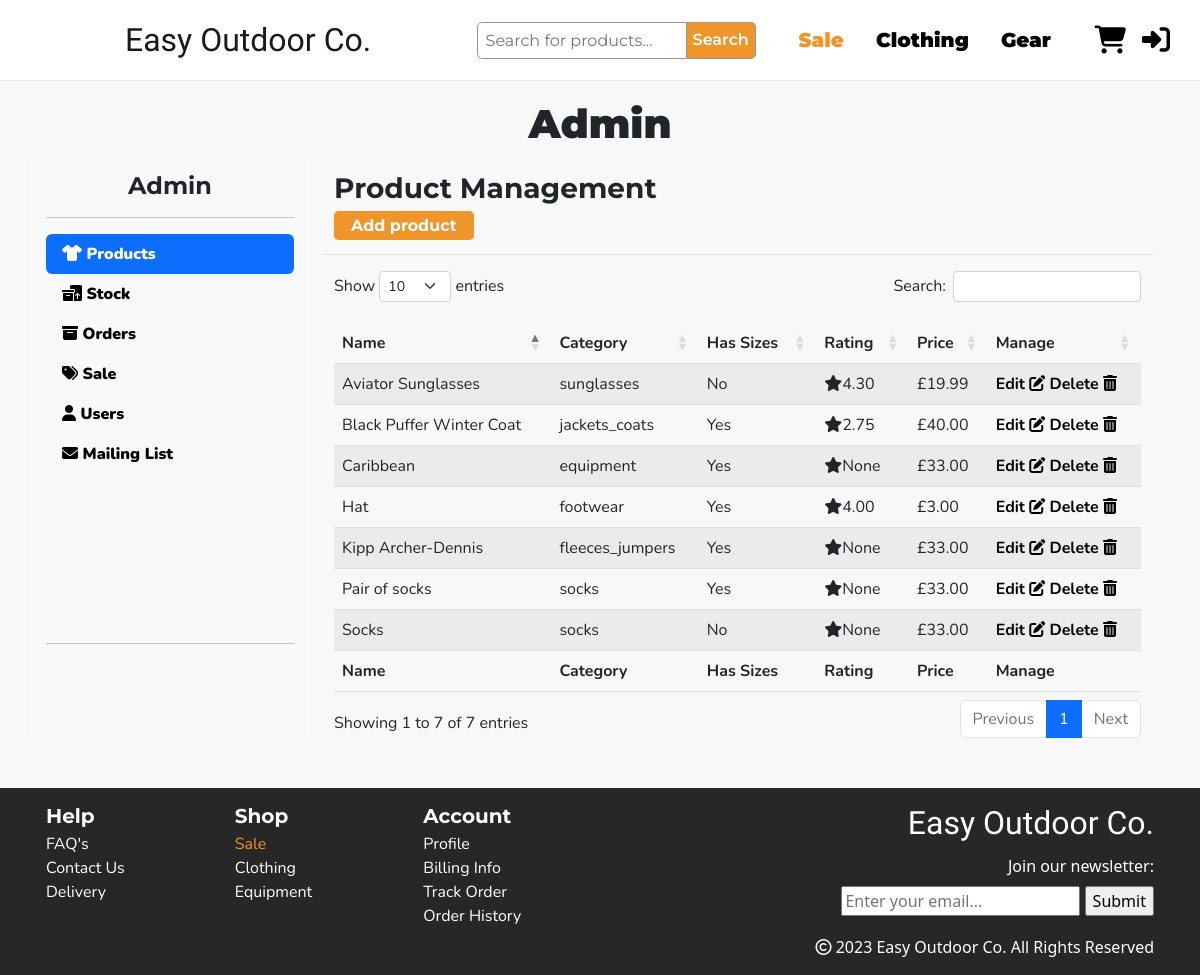
The app's page /manage/, older data.
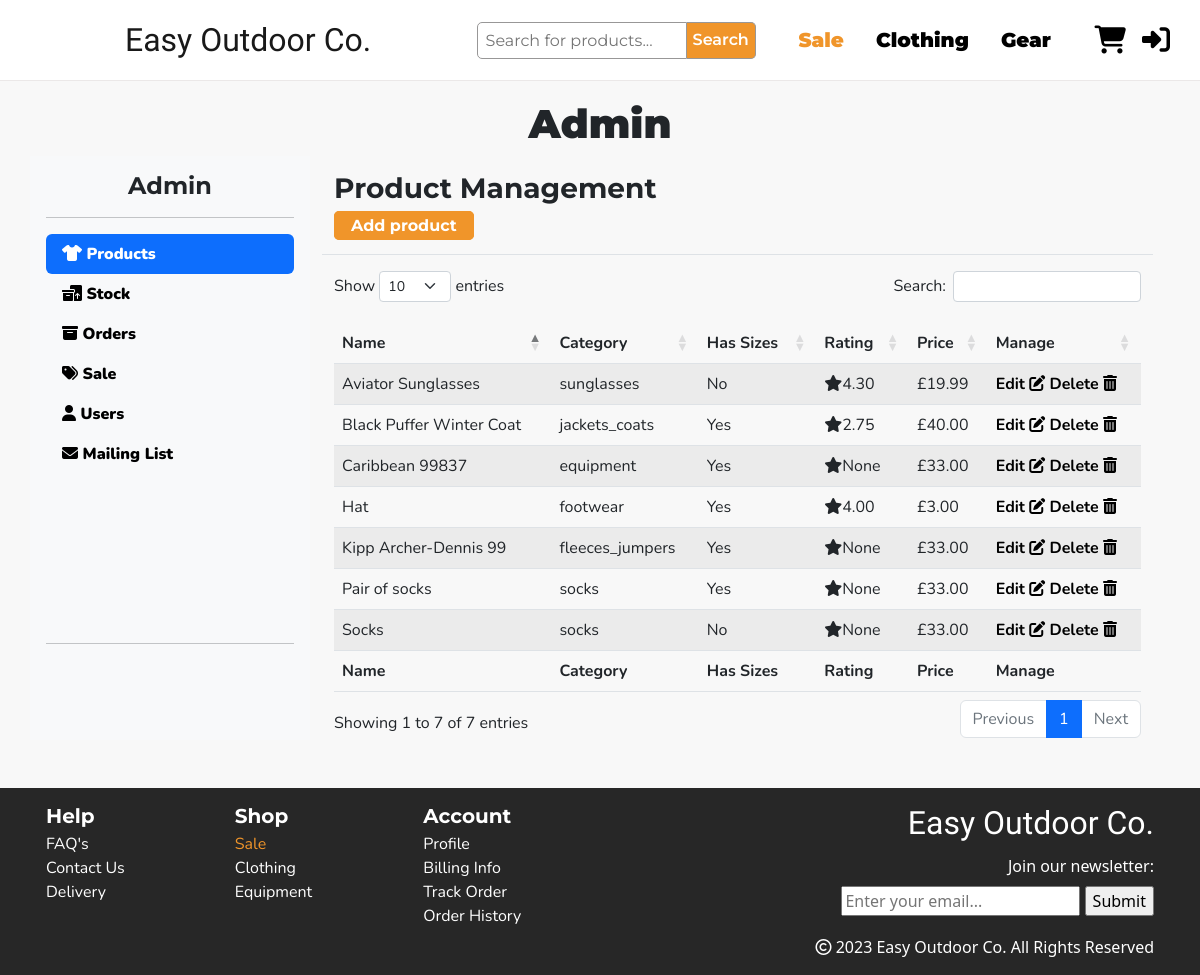
The same page, newer data.
### products/models.py (models this page shows, shortened)
class Product(models.Model):
    category = models.ForeignKey('Category', null=True, on_delete=models.SET_NULL)
    name = models.CharField(max_length=200)
    desc = models.TextField()
    slug = models.SlugField(max_length=50, unique=True, blank=True, null=True)
    has_sizes = models.BooleanField(blank=False, default=True)
    price = models.DecimalField(max_digits=6, decimal_places=2)
    sale_price = models.DecimalField(max_digits=6, decimal_places=2, null=True, blank=True)
    rating = models.DecimalField(max_digits=4, decimal_places=2, null=True, blank=True, validators=[MaxValueValidator(5)])
    image = models.ImageField(null=True, blank=True)
    image_url = models.URLField(null=True, blank=True)
    def __str__(self):
        return self.name

class Category(models.Model):
    class Meta:
        verbose_name_plural = 'Categories'
    name = models.CharField(max_length=200)
    friendly_name = models.CharField(max_length=200, null=True, blank=True)
    def __str__(self):
        return self.name

### manage_site/views.py (the view)
# urls.py: path('manage/', include('manage_site.urls')),
def manage_site(request):
    template = 'manage_site/manage-site.html'
    products = Product.objects.all()
    size_stock = SizeStock.objects.all()
    regular_stock = RegularStock.objects.all()
    orders = Order.objects.all()
    context = {
        'products': products,
        'regular_stock': regular_stock,
        'size_stock': size_stock,
        'orders': orders,
    }
    return render(request, template, context)

### basket/contexts.py (called while the page is built, shortened)
def basket_contents(request):
    basket_items = []
    total = 0
    product_count = 0
    basket = request.session.get('basket', {})
    if total < settings.FREE_DELIVERY_THRESHOLD:
        delivery = total * Decimal(settings.STANDARD_DELIVERY_PERCENTAGE)
        free_delivery_delta = settings.FREE_DELIVERY_THRESHOLD - total
    else:
        delivery = 0
        free_delivery_delta = 0
    grand_total = delivery + total
    context = {
        'basket_items': basket_items,
        'total': total,
        'product_count': product_count,
        'delivery': delivery,
        'free_delivery_delta': free_delivery_delta,
        'grand_total': grand_total,
    }
    return context

### manage_site/templates/manage_site/manage-site.html (shortened to what this page needs)
{% extends "base.html" %}
{% load static %}
{% load basket_tools %}
{% block extra_css %}
<link rel="stylesheet" href="{% static 'css/manage_site.css' %}">
{% endblock %}
{% block content %}
<section class="admin-section">
    <div class="container pb-5">
        <div class="row">
            <h2 class="px-3 fs-1 fw-bold text-center">Admin</h2>
        </div>
        <div class="row">
            <div class="col-2 d-flex flex-column flex-shrink-0 p-3 bg-light" style="width: 280px;">
                <h3 class="fs-4 m-0 text-center fw-bold">Admin</h3>
                <hr>
                <ul class="nav nav-pills flex-column mb-auto">
                    <li class="nav-item">
                        <a href="#" class="nav-link active" aria-current="page">
                            <i class="fa-solid fa-shirt"></i>
                            Products
                        </a>
                    </li>
                    <li>
                        <a href="#" class="nav-link">
                            <i class="fa-solid fa-boxes-packing"></i>
                            Stock
                        </a>
                    </li>
                    <li>
                        <a href="#" class="nav-link">
                            <i class="fa-solid fa-box-archive"></i>
                            Orders
                        </a>
                    </li>
                    <li>
                        <a href="#" class="nav-link">
                            <i class="fa-solid fa-tags"></i>
                            Sale
                        </a>
                    </li>
                    <li>
                        <a href="#" class="nav-link">
                            <i class="fa-solid fa-user"></i>
                            Users
                        </a>
                    </li>
                    <li>
                        <a href="#" class="nav-link">
                            <i class="fa-solid fa-envelope"></i>
                            Mailing List
                        </a>
                    </li>
                </ul>
                <hr>
                <div class="dropdown">
                    <div class="logo"></div>
                </div>
            </div>
            <div class="col-12 col-md-9">
                <div class="container">
                    <div class="admin-db" id="manage-products">
                        {% include 'manage_site/includes/manage-products.html' %}
                    </div>
                </div>
            </div>
</section>
{% endblock %}

### manage_site/templates/manage_site/includes/manage-products.html
<div class="row border-bottom mb-3">
    <div class="my-3">
        <h3 class="fw-bold">Product Management</h3>
        <a class="shop-btn px-3 py-1 text-decoration-none" href="{% url 'add-product' %}">Add
            product</a>
    </div>
</div>
<table id="productTable" class="table table-striped data-table" style="width:100%">
    <thead>
        <tr>
            <th>Name</th>
            <th class="d-none d-md-table-cell">Category</th>
            <th class="d-none d-md-table-cell">Has Sizes</th>
            <th class="d-none d-md-table-cell">Rating</th>
            <th>Price</th>
            <th>Manage</th>
        </tr>
    </thead>
    <tbody>
        {% for product in products %}
        <tr>
            <td>{{ product }}</td>
            <td class="d-none d-md-table-cell">{{ product.category }}</td>
            {% if product.has_sizes %}
            <td class="d-none d-md-table-cell">Yes</td>
            {% else %}
            <td class="d-none d-md-table-cell">No</td>
            {% endif %}
            <td class="d-none d-md-table-cell"><i class="fa-solid fa-star"></i>{{ product.rating }}</td>
            <td>£{{ product.price }}</td>
            <td>
                <a class="fw-bold" href="{% url 'update-product' pk=product.id %}">Edit
                    <i class="fa-solid fa-pen-to-square"></i></a>
                <a class="fw-bold" href="{% url 'delete-product' pk=product.id %}">Delete
                    <i class="fa-solid fa-trash-can"></i></a>
            </td>
        </tr>
        {% endfor %}
    </tbody>
    <tfoot>
        <tr>
            <th>Name</th>
            <th class="d-none d-md-table-cell">Category</th>
            <th class="d-none d-md-table-cell">Has Sizes</th>
            <th class="d-none d-md-table-cell">Rating</th>
            <th>Price</th>
            <th>Manage</th>
        </tr>
    </tfoot>
</table>

Row changes from the older to the newer data that the page shows:
changed Product "fleeces_jumpers": name "Kipp Archer-Dennis" → "Kipp Archer-Dennis 99"
changed Product "equipment": name "Caribbean" → "Caribbean 99837"
